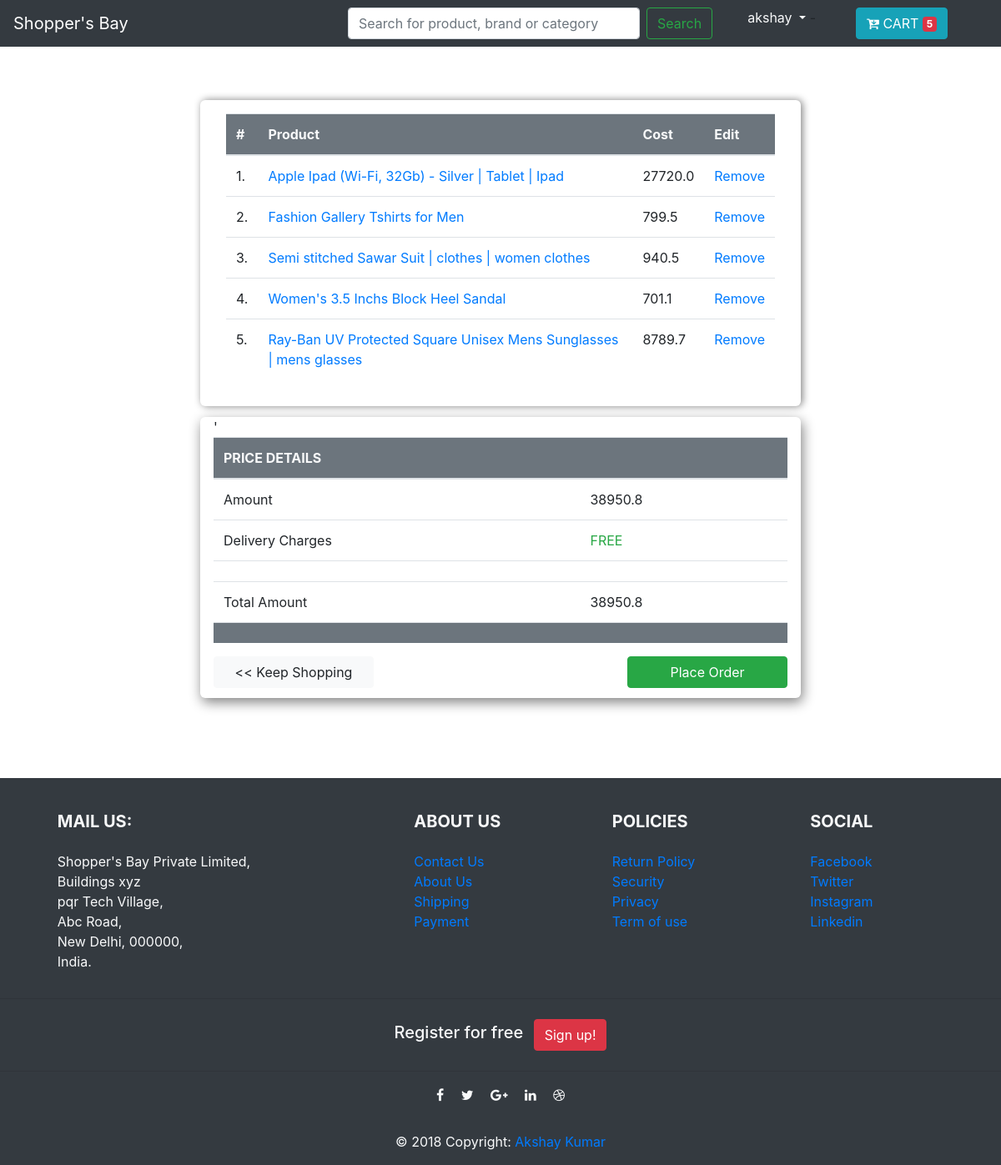
Screenshot of /cart/ (signed in) with the database file from the repository.
### user/models.py (models this page shows, shortened)
class Customer(models.Model):
    username = models.CharField(max_length=40, unique=True)
    password = models.CharField(max_length=40)
    mobile = models.CharField(max_length=15)
    email = models.EmailField(max_length=50)
    status = models.CharField(max_length=10, default='Active')

### product/models.py (models this page shows)
class Product(models.Model):
    product_name = models.CharField(max_length=100)
    product_desctiption = models.TextField()
    quantity_per_unit = models.IntegerField()
    unit_price = models.IntegerField()
    discount = models.IntegerField()
    picture = models.ImageField(upload_to='product/', default='default.png')
    sub_category = models.ForeignKey(SubCategory, on_delete=models.CASCADE)
    category = models.ForeignKey(Category, on_delete=models.CASCADE)
    supplier = models.ForeignKey(Supplier, on_delete=models.CASCADE)
    def __str__(self):
        return self.product_name

### cart11/models.py (models this page shows, shortened)
class Cart(models.Model):
    user = models.ForeignKey(Customer, on_delete=models.CASCADE)
    product = models.ManyToManyField(Product, null=True, blank=True)
    total = models.DecimalField(max_digits=20, decimal_places=2, default=0.00)
    timastamp = models.DateTimeField(auto_now_add=True, auto_now=False)
    updated = models.DateTimeField(auto_now_add=False, auto_now=True)

### cart11/views.py (the view)
# urls.py: path('', views.mycart, name='cart'),
def mycart(request):
    myuser = Customer.objects.get(username=request.session['username'])
    mycart = Cart.objects.get(user=myuser.id)
    new_total = 0.00
    for product in mycart.product.all():
        price = (product.unit_price*(100-product.discount))/100
        new_total += price
        mycart.total = new_total
        mycart.save()
    context = {
        'profile': request.session['username'],
        'mycart': mycart,
        'cart_no': len(mycart.product.all()),
        'user': myuser,
    }
    return render(request, 'cart/mycart.htm', context)

### product/templatetags/my_filters.py (called while the page is built)
@register.filter()
def discount(value, disc):
    return value - (value*disc)/100

### cart11/templates/cart/mycart.htm
{% extends 'base.htm' %}
{% load my_filters %}
{% block content %}
{% include 'header_nav.htm' %}
<div class="container mt-5" style="width: 45em; box-shadow: 2px 0px 10px grey; border-radius: 6px;">
    <div class="p-3" style="width: 100%; margin: auto; margin-top: 4em; margin-bottom: 0.8em;">
        <table class="table">
            <thead class="bg-secondary text-light">
                <th>#</th>
                <th>Product</th>
                <th>Cost</th>
                <th>Edit</th>
            </thead>
            {% for product in mycart.product.all %}
            <tr>
                <td> {{forloop.counter}}. </td>
                <td> <a href="{% url 'product-detail' product.id %}">{{ product }}</a> </td>
                <td> {{ product.unit_price|discount:product.discount }} </td>
                <td> <a href="{% url 'remove-from-cart' product.id %}"> Remove </a> </td>
            </tr>
            {% endfor %}
        </table>
    </div>
</div>
<div class=" container pl-3 pr-3 pb-1"
    style="margin: auto; width: 45em; box-shadow: 2px 5px 15px grey; border-radius: 6px; margin-bottom: 6em;">
    <table class="table">
        <thead class="bg-secondary text-light">
            <th>PRICE DETAILS</th>'
            <th></th>
        </thead>
        <tfoot class="bg-secondary text-light">
            <tr>
                <td></td>
                <td></td>
            </tr>
        </tfoot>
        <tr>
            <td>Amount</td>
            <td>{{ mycart.total }}</td>
        </tr>
        <tr>
            <td>Delivery Charges</td>
            <td class="text-success"> FREE </td>
        </tr>
        <tr>
            <td></td>
            <td></td>
        </tr>
        <tr>
            <td>Total Amount</td>
            <td>{{ mycart.total }}</td>
        </tr>
    </table>
    <div class="d-flex justify-content-between mb-2">
        <a href="{% url 'products-page' %}" class="btn btn-light" style="width: 12em;">&lt;&lt; Keep Shopping</a>
        <a href="{% url 'order-summary' %}" class="btn btn-success" style="width: 12em;">Place Order</a>
    </div>
</div>
{% include 'footer.htm' %}
{% endblock %}

### templates/header_nav.htm (shortened to what this page needs)
<div class="navbar navbar-expand-lg navbar-dark bg-dark " role="navigation">
    <a class="navbar-brand" href="{% url 'products-page' %}">Shopper's Bay</a>
    <div class="collapse navbar-collapse" id="navbarCollapse">
        <ul class="navbar-nav mr-auto" id="header-nav">
            <li class="nav-item">
                <a class="nav-link" href="{% url 'user:login' %}"></a>
            </li>
        </ul>
        <form class="form-inline mt-2 mt-md-0" method="POST"> {% csrf_token %}
            <input class="form-control mr-sm-2" type="text" placeholder="Search for product, brand or category"
                aria-label="Search" style="width: 350px;" name="txtSearch">
            <button class="btn btn-outline-success my-2 my-sm-0 mr-4" type="submit" name='btnSearch'>Search</button>
        </form>
        <ul class="navbar-nav" id="header-nav1">
            {% if profile %}
            <div class="nav">
                <li class="navbar-item dropdown ">
                    <a href="." class="navbar-link dropdown-toggle text-light" id="dropdown1" data-toggle="dropdown"
                        aria-haspopup="true" aria-expanded="false" style="text-decoration: none;">
                        {{profile}}
                    </a>
                    -
                </li>
                <li>
                    {% if profile %}
                    <a href="{% url 'cart' %}" class="btn btn-info  mr-5 ml-5">
                        <i class="fa fa-cart-arrow-down" aria-hidden="true"></i>
                        CART <span class="badge badge-danger">{{ cart_no }}</span>
                    </a>
                    {% endif %}
                </li>
                {%endif%}
            </div>
        </ul>
    </div>
</div>

### templates/base.htm (style rules this page uses)
#header-nav { flex: 1; margin: auto !important; display: flex; justify-content: end; }

### rows the page displays
Customer: username "akshay"
Product: product_name "Apple Ipad (Wi-Fi, 32Gb) - Silver | Tablet | Ipad", unit_price|discount "27720.0"
Product: product_name "Fashion Gallery Tshirts for Men", unit_price|discount "799.5"
Product: product_name "Semi stitched Sawar Suit | clothes | women clothes", unit_price|discount "940.5"
Product: product_name "Women's 3.5 Inchs Block Heel Sandal", unit_price|discount "701.1"
Product: product_name "Ray-Ban UV Protected Square Unisex Mens Sunglasses | mens glasses", unit_price|discount "8789.7"
Cart: total "38950.8"

### other values shown
{{ cart_no }} "5"
